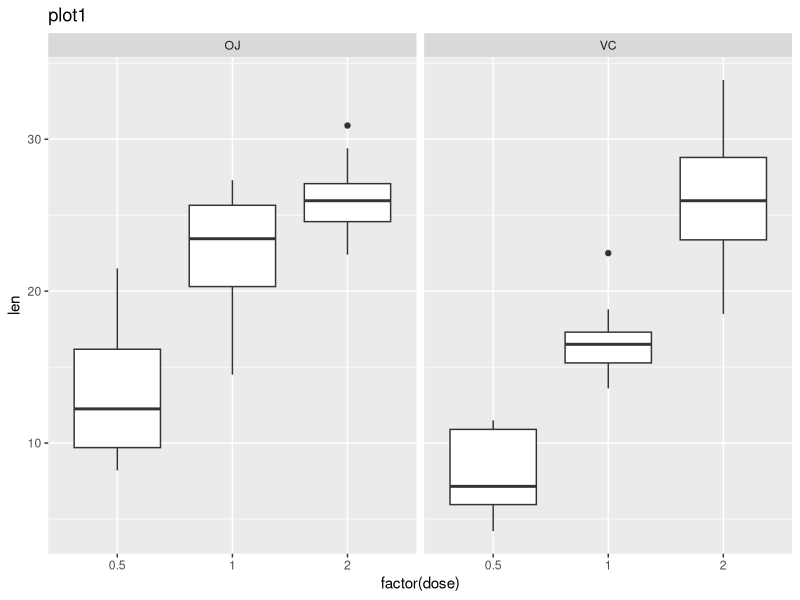
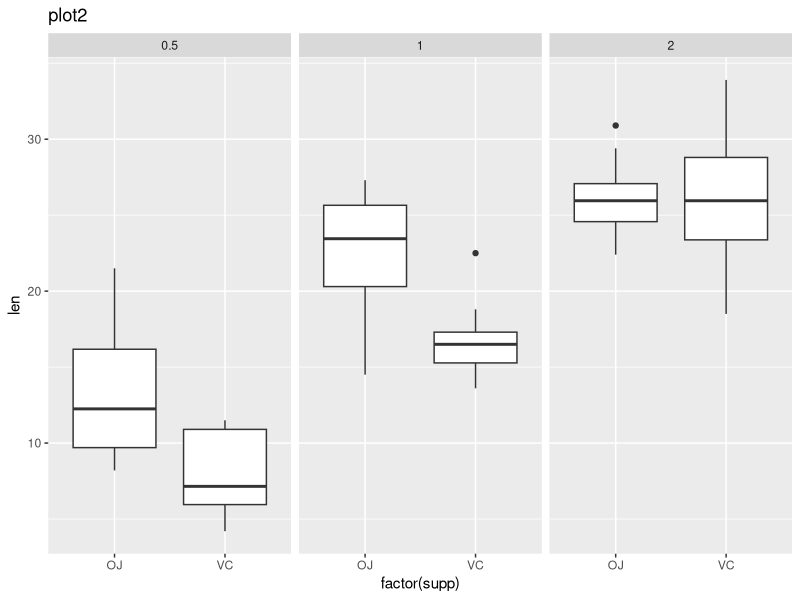

Generate these figures, in order, with R:
## ---- chunk 1
library(datasets)
library(ggplot2)
p <- ggplot(ToothGrowth, aes(factor(dose), len))
p+geom_boxplot()+facet_grid(.~supp)+labs(title = "plot1")
## ---- chunk 2
q <- ggplot(ToothGrowth, aes(factor(supp), len))
q +geom_boxplot()+facet_grid(.~dose)+labs(title = "plot2")
## ---- chunk 3
library(plyr)
TG_summary <- ddply(ToothGrowth,.(dose, supp), summarize, mean = mean(len), sd = sd(len))
as.factor(TG_summary$dose)
TG_summary
## ---- chunk 4
ToothGrowth <- transform(ToothGrowth, dose=as.factor(dose))
s <- split(ToothGrowth, list(ToothGrowth$supp, ToothGrowth$dose))
t1 <- t.test(s[[1]][[1]], s[[2]][[1]], paired = TRUE, alternative = "greater")#dose= 0.5
t2 <- t.test(s[[3]][[1]], s[[4]][[1]], paired = TRUE, alternative = "greater")#dose = 1
t3 <- t.test(s[[5]][[1]], s[[6]][[1]], paired = TRUE, alternative = "greater")#dose = 2
